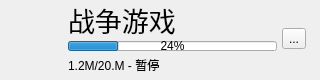
<?xml version="1.0" encoding="UTF-8"?>
<ui version="4.0">
 <class>DownloadItemWidget</class>
 <widget class="QWidget" name="DownloadItemWidget">
  <property name="geometry">
   <rect>
    <x>0</x>
    <y>0</y>
    <width>320</width>
    <height>80</height>
   </rect>
  </property>
  <property name="windowTitle">
   <string>Form</string>
  </property>
  <widget class="QWidget" name="horizontalLayoutWidget">
   <property name="geometry">
    <rect>
     <x>0</x>
     <y>-1</y>
     <width>321</width>
     <height>80</height>
    </rect>
   </property>
   <layout class="QHBoxLayout" name="horizontalLayout">
    <property name="spacing">
     <number>5</number>
    </property>
    <property name="leftMargin">
     <number>15</number>
    </property>
    <property name="topMargin">
     <number>5</number>
    </property>
    <property name="rightMargin">
     <number>15</number>
    </property>
    <property name="bottomMargin">
     <number>5</number>
    </property>
    <item>
     <widget class="NetworkIconLabel" name="iconLabel">
      <property name="minimumSize">
       <size>
        <width>48</width>
        <height>48</height>
       </size>
      </property>
      <property name="maximumSize">
       <size>
        <width>48</width>
        <height>48</height>
       </size>
      </property>
      <property name="text">
       <string/>
      </property>
     </widget>
    </item>
    <item>
     <layout class="QVBoxLayout" name="verticalLayout">
      <item>
       <widget class="QLabel" name="nameLabel">
        <property name="font">
         <font>
          <pointsize>20</pointsize>
         </font>
        </property>
        <property name="text">
         <string>战争游戏</string>
        </property>
       </widget>
      </item>
      <item>
       <widget class="QProgressBar" name="progressBar">
        <property name="maximumSize">
         <size>
          <width>16777215</width>
          <height>10</height>
         </size>
        </property>
        <property name="font">
         <font>
          <pointsize>9</pointsize>
         </font>
        </property>
        <property name="value">
         <number>24</number>
        </property>
       </widget>
      </item>
      <item>
       <widget class="QLabel" name="infoLabel">
        <property name="maximumSize">
         <size>
          <width>16777215</width>
          <height>18</height>
         </size>
        </property>
        <property name="text">
         <string>1.2M/20.M - 暂停</string>
        </property>
       </widget>
      </item>
     </layout>
    </item>
    <item>
     <widget class="QToolButton" name="operatorButton">
      <property name="text">
       <string>...</string>
      </property>
     </widget>
    </item>
   </layout>
  </widget>
 </widget>
 <customwidgets>
  <customwidget>
   <class>NetworkIconLabel</class>
   <extends>QLabel</extends>
   <header>view/networkiconlabel.h</header>
  </customwidget>
 </customwidgets>
 <resources/>
 <connections/>
</ui>
